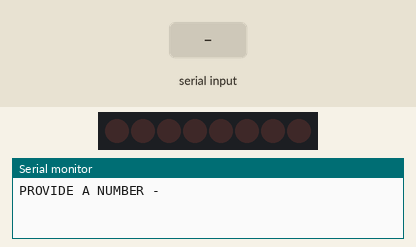
Simulated run of this sketch. Board: Arduino Uno, built with avr-gcc and run on an emulated ATmega328P. On the bench: 8 shift-register outputs drawn as a row of LEDs (first output left, lit = HIGH), the last lines printed to the serial monitor. Wiring (inferred from the names in the program): shift register (74HC595): data pin 12; shift clock pin 9; latch pin 11. Wiring (inferred from the signals the program sends): row of LEDs: on Q0, Q1, Q2, Q3, Q4, Q5, Q6, Q7. The inputs (shaded band) are chosen by the test bench.

Above: at 1.2 s.
1.3 s: "90,45\n" received over Serial
At 1.8 s:
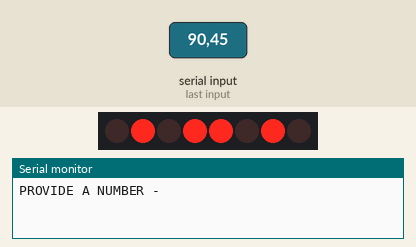
At 2.4 s:
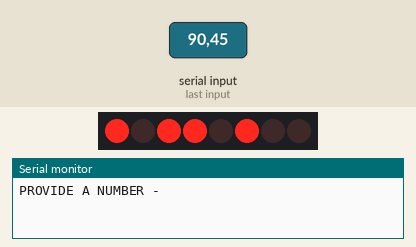
13.3 s: "30,150\n" received over Serial
At 13.9 s:
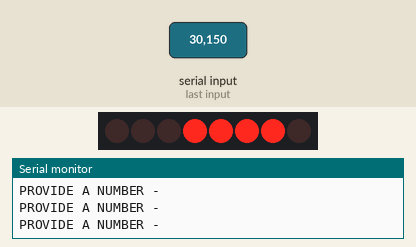
Timing chart, 0 to 26.0 s (numbered marks = the images above; inputs shaded):
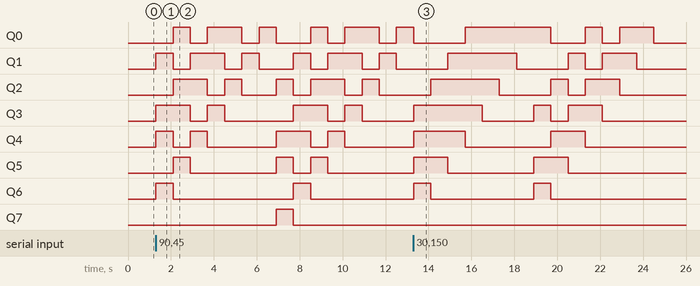

Measured:
- after the input at 1.3 s, Q0: LOW → HIGH after 0.80 s, → LOW 0.80 s later, → HIGH 0.80 s later, → LOW 1.6 s later, … (11 changes in this stretch); Q1: LOW → HIGH at once, → LOW 0.80 s later, → HIGH 0.80 s later, → LOW 1.6 s later, … (12 changes in this stretch)

The sketch:

38_LEFT_SHIFTER.ino
```cpp
int clockPin = 9;
int latchPin = 11;
int dataPin = 12;

int number;

void setup(){
  pinMode(clockPin, OUTPUT);
  pinMode(latchPin, OUTPUT);
  pinMode(dataPin, OUTPUT);
  Serial.begin(9600);
}

int returnShifted(int number){
  // arr = {0, 0, 0, 0, 0, 0, 0, 0};
  int arr[] = {0, 0, 0, 0, 0, 0, 0, 0};
  int ind = 7;
  while(number > 0){
    arr[ind] = number%2;
    ind--;
    number/=2;
  }

  // now we have the binary array. So..like 7 = {0, 0, 0, 0, 0, 1, 1, 1}
  // as we wan to left shift, we do it
  for(int i = 1; i < 8; i+=1){
    arr[i - 1] = arr[i];
  }
  arr[7] = 0;

  // now convert the newly found array of binary to the decimal
  int decimals[] = {128, 64, 32, 16, 8, 4, 2, 1};
  int newNum = 0;
  for(int i = 0; i < 8; i++){
    newNum += decimals[i]*arr[i];
  }
  return newNum;

}

void loop(){
  Serial.println("PROVIDE A NUMBER - ");
  while(Serial.available() == 0){
    // wait
  }
  number = Serial.parseInt();
  while(number > 0){
    digitalWrite(latchPin, LOW);
    shiftOut(dataPin, clockPin, LSBFIRST, number);
    digitalWrite(latchPin, HIGH);
    delay(800);
    number = returnShifted(number);
  }
  digitalWrite(latchPin, LOW);
  shiftOut(dataPin, clockPin, LSBFIRST, 0x00);
  digitalWrite(latchPin, HIGH);
}
```
